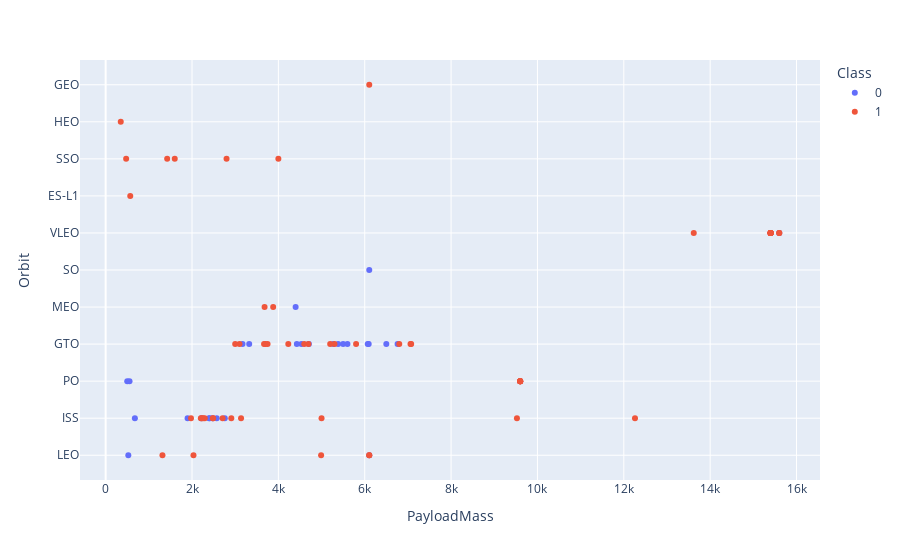

This figure's notebook cell:
### Markdown cell above
Similarly, we can plot the Payload vs. Orbit scatter point charts to reveal the relationship between Payload and Orbit type

### Code cell
# Plot a scatter point chart with x axis to be Payload and y axis to be the Orbit, and hue to be the class value
fig5 = px.scatter(df , x = "PayloadMass" , y = "Orbit" , color = "Class")
fig5

### Figure 1 — Plotly figure (JSON) as saved in the notebook; plotly's stock layout.template omitted (floating-point values rounded to 4 significant figures)
{"data": [{"hovertemplate": "Class=0<br>PayloadMass=%{x}<br>Orbit=%{y}<extra></extra>", "legendgroup": "0", "marker": {"color": "#636efa", "symbol": "circle"}, "mode": "markers", "name": "0", "orientation": "h", "showlegend": true, "type": "scatter", "x": [6105.0, 525, 677, 500, 3170, 3325, 4535, 4428, 2216, 2395, 1898, 4707, 2477, 553, 5271, 5500, 5600, 6070, 6761, 6092, 9600, 2760, 5384.0, 2410, 2573, 4400, 6500, 6105.0, 15400, 15600], "xaxis": "x", "y": ["LEO", "LEO", "ISS", "PO", "GTO", "GTO", "GTO", "GTO", "ISS", "ISS", "ISS", "GTO", "ISS", "PO", "GTO", "GTO", "GTO", "GTO", "GTO", "GTO", "PO", "ISS", "GTO", "ISS", "ISS", "MEO", "GTO", "SO", "VLEO", "VLEO"], "yaxis": "y"}, {"hovertemplate": "Class=1<br>PayloadMass=%{x}<br>Orbit=%{y}<extra></extra>", "legendgroup": "1", "marker": {"color": "#EF553B", "symbol": "circle"}, "mode": "markers", "name": "1", "orientation": "h", "showlegend": true, "type": "scatter", "x": [2296, 1316, 570, 2034, 3136, 4696, 3100, 2257, 4600, 9600, 2490, 5300, 6105.0, 2708, 3669, 9600, 2910, 475, 4990, 9600, 5200, 3700, 2205, 9600, 6105.0, 4230, 350, 3750, 7076, 9600, 5800, 7060, 2800, 3000, 4000, 9600, 12259, 2482, 13620, 1425, 2228.0, 15600, 5000, 6800, 15400, 15600, 1977, 15400, 9525, 15400, 15400, 3880, 6105.0, 15400, 1600, 15400, 15400, 15400, 15400, 3681], "xaxis": "x", "y": ["ISS", "LEO", "ES-L1", "LEO", "ISS", "GTO", "GTO", "ISS", "GTO", "PO", "ISS", "GTO", "LEO", "ISS", "GTO", "PO", "ISS", "SSO", "LEO", "PO", "GTO", "GTO", "ISS", "PO", "LEO", "GTO", "HEO", "GTO", "GTO", "PO", "GTO", "GTO", "SSO", "GTO", "SSO", "PO", "ISS", "ISS", "VLEO", "SSO", "ISS", "VLEO", "ISS", "GTO", "VLEO", "VLEO", "ISS", "VLEO", "ISS", "VLEO", "VLEO", "MEO", "GEO", "VLEO", "SSO", "VLEO", "VLEO", "VLEO", "VLEO", "MEO"], "yaxis": "y"}], "layout": {"autosize": true, "legend": {"title": {"text": "Class"}, "tracegroupgap": 0}, "margin": {"t": 60}, "xaxis": {"anchor": "y", "autorange": true, "domain": [0, 1], "range": [-551.8, 16500.0], "title": {"text": "PayloadMass"}, "type": "linear"}, "yaxis": {"anchor": "x", "autorange": true, "domain": [0, 1], "range": [-0.7743, 10.77], "title": {"text": "Orbit"}, "type": "category"}}}
